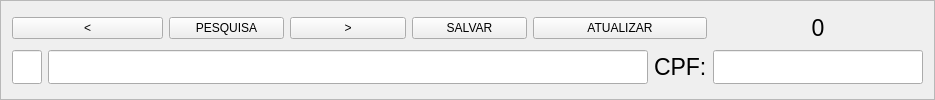
     <widget class="QFrame" name="frame">
      <property name="maximumSize">
       <size>
        <width>16777215</width>
        <height>130</height>
       </size>
      </property>
      <property name="frameShape">
       <enum>QFrame::StyledPanel</enum>
      </property>
      <property name="frameShadow">
       <enum>QFrame::Raised</enum>
      </property>
      <layout class="QGridLayout" name="gridLayout">
       <item row="0" column="0" colspan="2">
        <widget class="QPushButton" name="prevB">
         <property name="text">
          <string>&lt;</string>
         </property>
        </widget>
       </item>
       <item row="0" column="2">
        <widget class="QPushButton" name="searchB">
         <property name="text">
          <string>PESQUISA</string>
         </property>
        </widget>
       </item>
       <item row="0" column="3">
        <widget class="QPushButton" name="nextB">
         <property name="text">
          <string>&gt;</string>
         </property>
        </widget>
       </item>
       <item row="0" column="4">
        <widget class="QPushButton" name="saveB">
         <property name="text">
          <string>SALVAR</string>
         </property>
        </widget>
       </item>
       <item row="0" column="5" colspan="2">
        <widget class="QPushButton" name="reloadB">
         <property name="text">
          <string>ATUALIZAR</string>
         </property>
        </widget>
       </item>
       <item row="1" column="0">
        <widget class="QLineEdit" name="idC">
         <property name="maximumSize">
          <size>
           <width>30</width>
           <height>16777215</height>
          </size>
         </property>
         <property name="font">
          <font>
           <pointsize>17</pointsize>
          </font>
         </property>
        </widget>
       </item>
       <item row="1" column="1" colspan="5">
        <widget class="QLineEdit" name="nomeC">
         <property name="minimumSize">
          <size>
           <width>600</width>
           <height>0</height>
          </size>
         </property>
         <property name="font">
          <font>
           <pointsize>17</pointsize>
          </font>
         </property>
        </widget>
       </item>
       <item row="1" column="6">
        <widget class="QLabel" name="cpfL">
         <property name="font">
          <font>
           <pointsize>17</pointsize>
          </font>
         </property>
         <property name="text">
          <string>CPF:</string>
         </property>
        </widget>
       </item>
       <item row="1" column="7">
        <widget class="QLineEdit" name="cpfC">
         <property name="maximumSize">
          <size>
           <width>300</width>
           <height>16777215</height>
          </size>
         </property>
         <property name="font">
          <font>
           <pointsize>17</pointsize>
          </font>
         </property>
        </widget>
       </item>
       <item row="0" column="7">
        <widget class="QLabel" name="contagemL">
         <property name="font">
          <font>
           <pointsize>17</pointsize>
          </font>
         </property>
         <property name="text">
          <string>0</string>
         </property>
         <property name="alignment">
          <set>Qt::AlignCenter</set>
         </property>
        </widget>
       </item>
      </layout>
     </widget>
